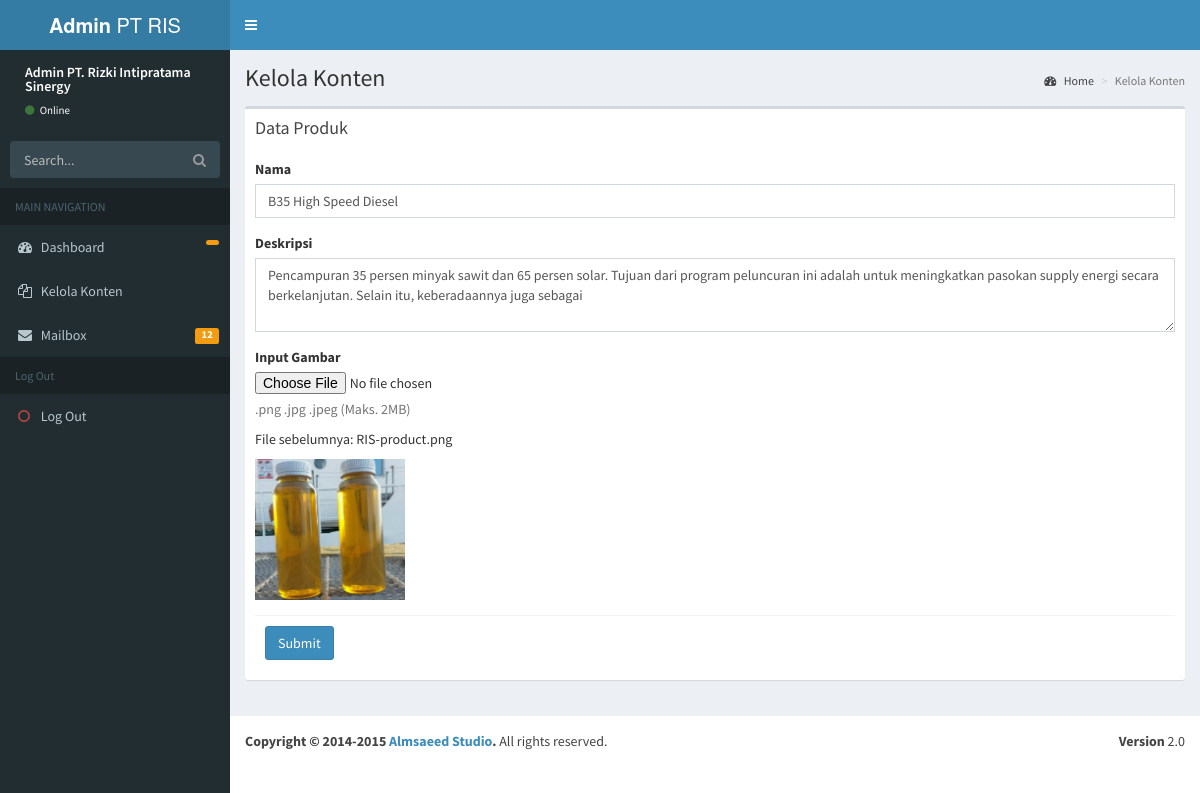
/admin/controllers/produk-edit.php?id=3 (signed in), run on the app's committed database.
### tables this page shows
CREATE TABLE `produk` (
  `id` int NOT NULL AUTO_INCREMENT,
  `namaProduk` varchar(100) NOT NULL,
  `deskripsi` varchar(200) NOT NULL,
  `tipe` varchar(255) DEFAULT NULL,
  `ukuran` int DEFAULT NULL,
  `namaGambar` varchar(255) DEFAULT NULL,
  PRIMARY KEY (`id`)
);

### admin/controllers/produk-edit.php (the view, shortened to what this page needs)
<?php
include '../../config/database.php';
?>
<!DOCTYPE html>
<html>
    <?php include '../component/head.php'; ?>
    <body class="skin-blue">
        <div class="wrapper">
        <?php include '../component/header.php'; ?>
        <?php include '../component/side-bar.php'; ?>
        <div class="content-wrapper">
            <section class="content-header">
            <h1>
                Kelola Konten
            </h1>
            <ol class="breadcrumb">
                <li><a href="#"><i class="fa fa-dashboard"></i> Home</a></li>
                <li class="active">Kelola Konten</li>
            </ol>
            </section>
            <section class="content">
                <div class="row">
                    <div class="col-xs-12">
                        <div class="box">
                            <div class="box-header">
                                <h3 class="box-title">Data Produk</h3>
                            </div>
                            <div class="box-body">
                            <form role="form" action="produk-edit-validasi.php" method="post" enctype="multipart/form-data">
                                <?php
                                try {
                                    $id = $_GET['id'];
                                    $query = $db->prepare("SELECT * FROM produk WHERE id = :id");
                                    $query->bindParam(':id', $id, PDO::PARAM_INT);
                                    $query->execute();
                                    if ($query->rowCount() > 0) {
                                        $row = $query->fetch(PDO::FETCH_ASSOC);
                                ?>
                                <div class="form-group">
                                    <label for="nama">Nama</label>
                                    <input type="text" name="nama" class="form-control" placeholder="Masukkan Nama Produk" value="<?php echo htmlspecialchars($row['namaProduk']); ?>" required/>
                                </div>
                                <div class="form-group">
                                    <label for="deskripsi">Deskripsi</label>
                                    <textarea name="deskripsi" class="form-control" rows="3" placeholder="Masukkan Deskripsi Produk" required><?php echo htmlspecialchars($row['deskripsi']); ?></textarea>
                                </div>
                                <div class="form-group">
                                    <label for="gambar">Input Gambar</label>
                                    <input type="file" id="gambar" name="gambar" accept="image/*" required>
                                    <p class="help-block">.png .jpg .jpeg (Maks. 2MB)</p>
                                    <p>File sebelumnya: <?php echo htmlspecialchars($row['namaGambar']); ?></p>
                                    <img src="../../images/<?php echo htmlspecialchars($row['namaGambar']); ?>" alt="Gambar Produk" width="150">
                                </div>
                                <?php
                                    } else {
                                        echo "<p>Data produk tidak ditemukan.</p>";
                                    }
                                } catch (PDOException $e) {
                                    echo "<p>Error: " . $e->getMessage() . "</p>";
                                }
                                ?>
                                <div class="box-footer">
                                    <button type="submit" name="submit" class="btn btn-primary">Submit</button>
                                </div>
                            </form>
                            </div>
                        </div>
                    </div>
                </div>
            </section>
        </div>
        <?php include '../component/footer.php'; ?>
        </div>
    </body>
</html>

### data on the page
produk: nama "B35 High Speed Diesel", deskripsi "Pencampuran 35 persen minyak sawit dan 65 persen solar. Tujuan dari program peluncuran ini adalah untuk meningkatkan pasokan supply energi secara berkelanjutan. Selain itu, keberadaannya juga sebagai", namaGambar "RIS-product.png", namaGambar (picture)
